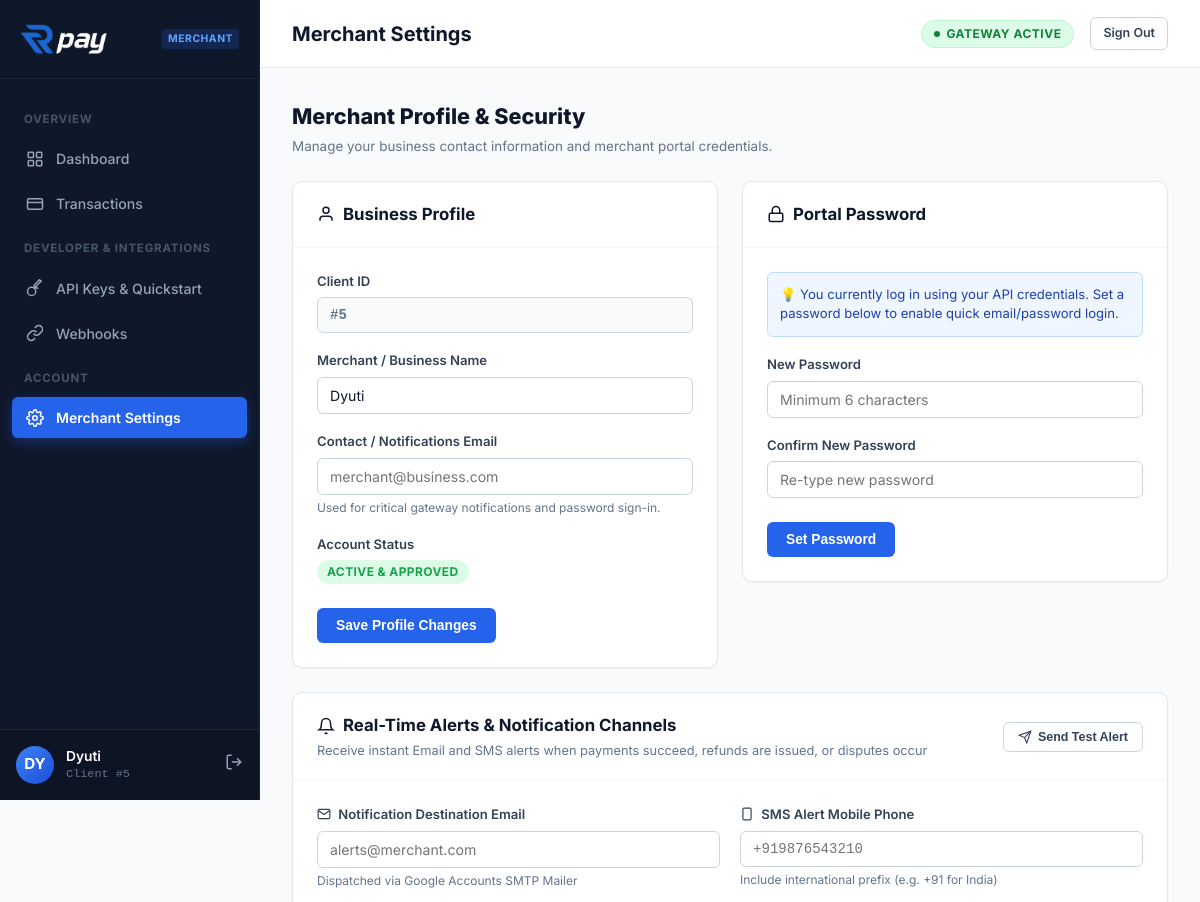
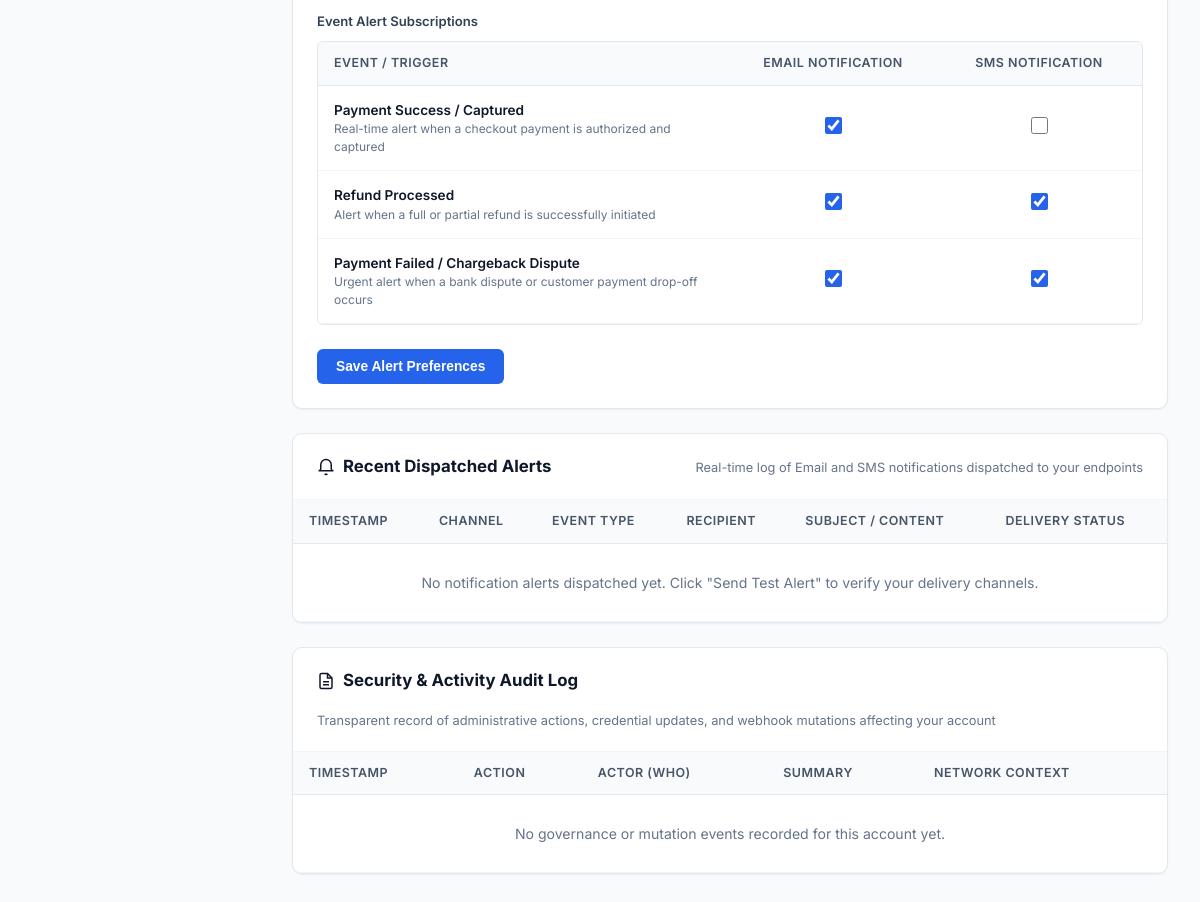
The app's page /vortex/portal/settings.php (signed in) with its own data (2 pictures, top to bottom).
### tables this page shows
CREATE TABLE IF NOT EXISTS `api_clients` (
  `id` INT(11) NOT NULL AUTO_INCREMENT,
  `client_name` VARCHAR(150) NOT NULL,
  `email` VARCHAR(255) NULL,
  `phone` VARCHAR(30) NULL,
  `password_hash` VARCHAR(255) NULL,
  `api_key` VARCHAR(64) NOT NULL UNIQUE,
  `api_secret` VARCHAR(64) NOT NULL UNIQUE,
  `test_api_key` VARCHAR(64) UNIQUE NULL,
  `test_api_secret` VARCHAR(64) NULL,
  `is_active` TINYINT(1) DEFAULT 1,
  `notify_email_payment` TINYINT(1) DEFAULT 1,
  `notify_email_refund` TINYINT(1) DEFAULT 1,
  `notify_email_dispute` TINYINT(1) DEFAULT 1,
  `notify_sms_payment` TINYINT(1) DEFAULT 0,
  `notify_sms_refund` TINYINT(1) DEFAULT 1,
  `notify_sms_dispute` TINYINT(1) DEFAULT 1,
  `created_at` TIMESTAMP DEFAULT CURRENT_TIMESTAMP,
  PRIMARY KEY (`id`)
);

### vortex/portal/settings.php (the view, shortened to what the rows shown need)
<?php
$pageTitle = 'Merchant Settings';
require_once __DIR__ . '/includes/header.php';
?>
<div style="margin-bottom: 24px;">
    <h1 style="font-size: 1.35rem; font-weight: 800; color: var(--text-main); margin-bottom: 4px;">Merchant Profile &amp; Security</h1>
</div>
<div style="display: grid; grid-template-columns: repeat(auto-fit, minmax(360px, 1fr)); gap: 24px; align-items: start;">
    <div class="card" style="margin-bottom: 0;">
        <div class="card-body" style="padding: 24px;">
            <form method="POST" action="settings.php">
                <div class="form-group">
                    <label class="form-label">Merchant / Business Name</label>
                    <input type="text" name="client_name" class="form-control" value="<?= htmlspecialchars($currentClient['client_name']) ?>" required>
                </div>
            </form>
        </div>
    </div>
</div>
<div class="card" style="margin-top: 24px; margin-bottom: 0;">
    <div class="card-body" style="padding: 24px;">
        <form method="POST" action="settings.php">
            <div style="margin-bottom: 24px;">
                <div style="border: 1px solid var(--border); border-radius: var(--radius-sm); overflow: hidden;">
                    <table class="portal-table" style="margin: 0;">
                        <thead>
                            <tr>
                                <th style="width: 50%;">Event / Trigger</th>
                                <th style="text-align: center; width: 25%;">Email Notification</th>
                                <th style="text-align: center; width: 25%;">SMS Notification</th>
                            </tr>
                        </thead>
                        <tbody>
                            <tr>
                                <td style="text-align: center;">
                                    <input type="checkbox" name="notify_email_payment" value="1" <?= (int)($currentClient['notify_email_payment'] ?? 1) === 1 ? 'checked' : '' ?> style="width: 17px; height: 17px; accent-color: var(--primary); cursor: pointer;">
                                </td>
                                <td style="text-align: center;">
                                    <input type="checkbox" name="notify_sms_payment" value="1" <?= (int)($currentClient['notify_sms_payment'] ?? 0) === 1 ? 'checked' : '' ?> style="width: 17px; height: 17px; accent-color: var(--primary); cursor: pointer;">
                                </td>
                            </tr>
                            <tr>
                                <td style="text-align: center;">
                                    <input type="checkbox" name="notify_email_refund" value="1" <?= (int)($currentClient['notify_email_refund'] ?? 1) === 1 ? 'checked' : '' ?> style="width: 17px; height: 17px; accent-color: var(--primary); cursor: pointer;">
                                </td>
                                <td style="text-align: center;">
                                    <input type="checkbox" name="notify_sms_refund" value="1" <?= (int)($currentClient['notify_sms_refund'] ?? 1) === 1 ? 'checked' : '' ?> style="width: 17px; height: 17px; accent-color: var(--primary); cursor: pointer;">
                                </td>
                            </tr>
                            <tr>
                                <td style="text-align: center;">
                                    <input type="checkbox" name="notify_email_dispute" value="1" <?= (int)($currentClient['notify_email_dispute'] ?? 1) === 1 ? 'checked' : '' ?> style="width: 17px; height: 17px; accent-color: var(--primary); cursor: pointer;">
                                </td>
                                <td style="text-align: center;">
                                    <input type="checkbox" name="notify_sms_dispute" value="1" <?= (int)($currentClient['notify_sms_dispute'] ?? 1) === 1 ? 'checked' : '' ?> style="width: 17px; height: 17px; accent-color: var(--primary); cursor: pointer;">
                                </td>
                            </tr>
                        </tbody>
                    </table>
                </div>
            </div>
        </form>
    </div>
</div>
<div class="card" style="margin-top: 24px; margin-bottom: 0;">
    <div class="table-responsive">
        <table class="portal-table">
            <thead>
                <tr>
                    <th>Timestamp</th>
                    <th>Channel</th>
                    <th>Event Type</th>
                    <th>Recipient</th>
                    <th>Subject / Content</th>
                    <th>Delivery Status</th>
                </tr>
            </thead>
        </table>
    </div>
</div>
<div class="card" style="margin-top: 24px; margin-bottom: 0;">
    <div class="table-responsive">
        <table class="portal-table">
            <thead>
                <tr>
                    <th>Timestamp</th>
                    <th>Action</th>
                    <th>Actor (Who)</th>
                    <th>Summary</th>
                    <th>Network Context</th>
                </tr>
            </thead>
        </table>
    </div>
</div>
<?php
require_once __DIR__ . '/includes/footer.php';

### vortex/portal/includes/header.php (shortened to what the rows shown need)
<?php
$pageTitle = $pageTitle ?? 'Merchant Portal – Rpay';
require_once __DIR__ . '/../../classes/Database.php';
require_once __DIR__ . '/../../classes/ApiClient.php';
$clientId = (int)$_SESSION['vortex_client_id'];
$clientModel = new ApiClient();
$currentClient = $clientModel->getClientById($clientId);
$clientName   = $currentClient['client_name'] ?? 'Merchant';
$clientInitials = strtoupper(substr($clientName, 0, 2));
?>
<!DOCTYPE html>
<html lang="en">
<head>
    <link rel="stylesheet" href="assets/css/portal.css">
</head>
<body>
<div class="portal-layout">
    <aside class="portal-sidebar">
        <div class="portal-sidebar-footer">
            <div class="client-profile-mini">
                <div class="client-avatar"><?= htmlspecialchars($clientInitials) ?></div>
                <div class="client-info-wrap">
                    <div class="client-name-text"><?= htmlspecialchars($clientName) ?></div>
                    <div class="client-id-text">Client #<?= (int)$clientId ?></div>
                </div>
                <a href="logout.php" title="Sign out" style="color:#94a3b8; text-decoration:none;" onclick="return confirm('Sign out of merchant portal?');">
                    <svg width="18" height="18" viewBox="0 0 24 24" fill="none" stroke="currentColor" stroke-width="2"><path d="M9 21H5a2 2 0 0 1-2-2V5a2 2 0 0 1 2-2h4"></path><polyline points="16 17 21 12 16 7"></polyline><line x1="21" y1="12" x2="9" y2="12"></line></svg>
                </a>
            </div>
        </div>
    </aside>
    <main class="portal-main">
        <header class="portal-topbar">
            <div class="topbar-left">
                <h2 class="page-title"><?= htmlspecialchars($pageTitle) ?></h2>
            </div>
        </header>
        <div class="portal-body">

### records on screen
api_clients: client_name "DY", client_name "Dyuti", notify_email_payment "☑", notify_email_refund "☑", notify_sms_refund "☑", notify_email_dispute "☑", notify_sms_dispute "☑"

### other values on screen
$clientId "5"
$pageTitle "Merchant Settings"
